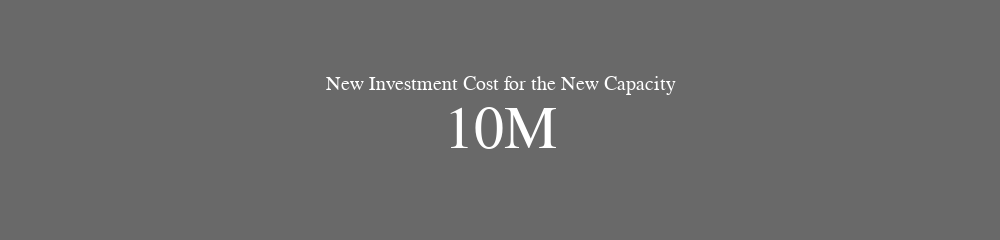

The notebook cell this image was saved under:
### Code cell
invest_fig = go.Figure()
invest_fig.add_trace(go.Indicator(mode="number", value=new_investment_cost, title={"text": "New Investment Cost for the New Capacity"}))
invest_fig.update_layout(
    height=200,
    width=1000,
    paper_bgcolor="dimgray",
    plot_bgcolor="black",
    font=dict(family="Century Gothic, Bold", color="white", size=20)
)
invest_fig.show()

### Figure 1 — Plotly figure (JSON) as saved in the notebook; plotly's stock layout.template omitted (floating-point values rounded to 4 significant figures)
{"data": [{"mode": "number", "title": {"text": "New Investment Cost for the New Capacity"}, "type": "indicator", "value": 10000000}], "layout": {"font": {"color": "white", "family": "Century Gothic, Bold", "size": 20}, "height": 200, "paper_bgcolor": "dimgray", "plot_bgcolor": "black", "width": 1000}}
